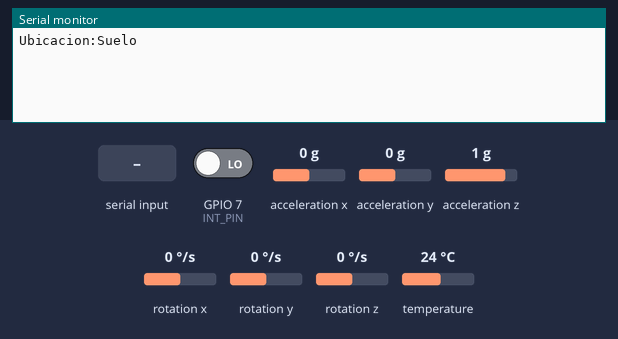
The program below on a simulated ESP32-C6. Parts: the last lines printed to the serial monitor. Wiring (inferred from the names in the program): MPU-6050 motion sensor at I2C address 0x69. The inputs (shaded band) are chosen by the test bench; at power-on: GPIO 7 (INT_PIN) LOW, acceleration x 0 g, acceleration y 0 g, acceleration z 1 g, rotation x 0 °/s, rotation y 0 °/s, rotation z 0 °/s, temperature 24 °C.

Above: at 1.4 s.
1.5 s: GPIO 7 (INT_PIN) driven HIGH
At 2.6 s:
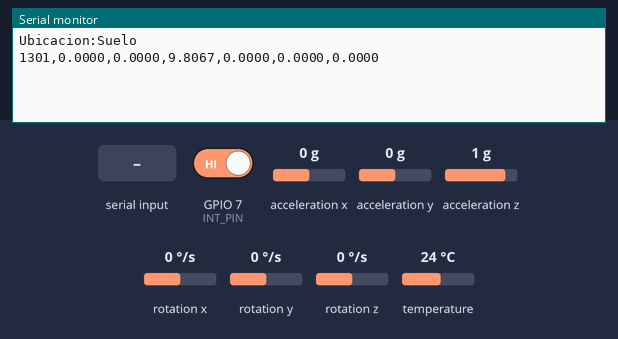
3.0 s: "SYNC\n" received over Serial
At 3.7 s:
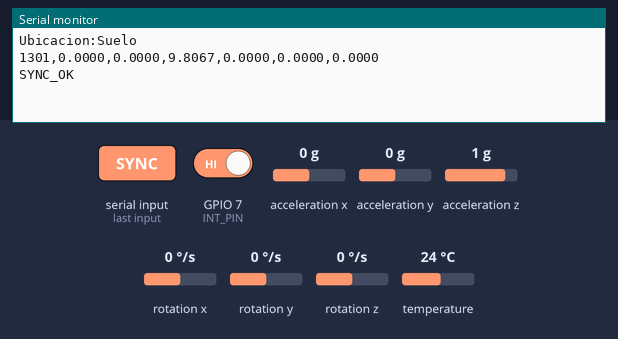

Measured:
- after the input at 1.5 s, the serial monitor: prints a new line at once (image 1)
- after the input at 3.0 s, the serial monitor: prints a new line at once (image 2)

The program:

main.cpp
```cpp
#include <Arduino.h>
#include <Wire.h>

#include <Adafruit_MPU6050.h>
#include <Adafruit_Sensor.h>

// ========= CONFIG FIRMWARE =========
#ifndef UBICACION
#define UBICACION "Suelo"
#endif

// Hz objetivo — debe coincidir con el ODR real del sensor.
// Con DLPF activo, la base interna del MPU6050 es 1 kHz.
// SMPLRT_DIV = round(1000/HZ) - 1 → para 83 Hz: SMPLRT_DIV = 11
// (83.3 Hz es el más cercano a 80 que permite el divisor entero)
#ifndef SAMPLE_HZ
#define SAMPLE_HZ 83
#endif

#define SDA_PIN 21
#define SCL_PIN 22
#define INT_PIN 7     // Pin INT del MPU6050
#define MPU_ADDR 0x69 // 0x68 si AD0 a GND

#ifndef I2C_CLOCK_HZ
#define I2C_CLOCK_HZ 400000
#endif

#ifndef SERIAL_BAUD
#define SERIAL_BAUD 460800
#endif
// ===================================

Adafruit_MPU6050 mpu;

// Flag SYNC: activado por handle_serial_commands(), consumido en loop()
static volatile bool pending_sync = false;

// Flag data-ready: activado por la ISR, consumido en loop()
static volatile bool data_ready = false;

// ISR: se ejecuta en IRAM para evitar fallos de caché de flash en ESP32
void IRAM_ATTR isr_data_ready() { data_ready = true; }

static inline void send_ubicacion() {
  Serial.print(F("Ubicacion:"));
  Serial.println(UBICACION);
}

static void handle_serial_commands() {
  static char buf[64];
  static size_t n = 0;

  while (Serial.available() > 0) {
    char c = (char)Serial.read();
    if (c == '\r')
      continue;

    if (c == '\n') {
      buf[n] = 0;
      if (strcmp(buf, "WHO") == 0) {
        send_ubicacion();
      } else if (strcmp(buf, "SYNC") == 0) {
        Serial.println(F("SYNC_OK"));
        pending_sync = true;
      }
      n = 0;
    } else {
      if (n < sizeof(buf) - 1)
        buf[n++] = c;
    }
  }
}

// Escribe directamente en un registro del MPU6050 via I2C
static void mpu_write_reg(uint8_t reg, uint8_t val) {
  Wire.beginTransmission(MPU_ADDR);
  Wire.write(reg);
  Wire.write(val);
  Wire.endTransmission();
}

void setup() {
  Serial.begin(SERIAL_BAUD);
  delay(200);

  Wire.begin(SDA_PIN, SCL_PIN);
  Wire.setClock(I2C_CLOCK_HZ);

  while (!mpu.begin(MPU_ADDR, &Wire)) {
    delay(200);
  }

  // ISO 2631: ±4g — resolución 0.0012 m/s²/bit, cubre picos de transporte
  // urbano
  mpu.setAccelerometerRange(MPU6050_RANGE_4_G);
  mpu.setGyroRange(MPU6050_RANGE_250_DEG);

  // DLPF a 44 Hz: por debajo de Nyquist (83/2 = 41.5 Hz) → anti-aliasing
  // correcto
  mpu.setFilterBandwidth(MPU6050_BAND_44_HZ);

  // ---- Configuración del ODR interno del MPU6050 ----
  // Con DLPF activo, la tasa base del giroscopio es 1 kHz.
  // SMPLRT_DIV = (1000 / SAMPLE_HZ) - 1 = (1000/83) - 1 ≈ 11
  // → ODR real = 1000 / (1 + 11) = 83.33 Hz
  // Registro 0x19 = SMPLRT_DIV
  mpu_write_reg(0x19, (uint8_t)(1000 / SAMPLE_HZ - 1));

  // ---- Configuración del pin INT ----
  // Registro 0x37 = INT_PIN_CFG:
  //   bit 7 = INT_LEVEL   → 0 = activo alto (RISING edge en GPIO 13)
  //   bit 5 = LATCH_INT   → 0 = pulso de 50 µs (no hace falta leer INT_STATUS)
  //   bit 4 = INT_RD_CLR  → 1 = la interrupción se borra al leer cualquier
  //   registro
  mpu_write_reg(0x37, 0b00010000);

  // Registro 0x38 = INT_ENABLE:
  //   bit 0 = DATA_RDY_EN → 1 = activa la interrupción de dato listo
  mpu_write_reg(0x38, 0x01);

  // Conectar ISR al GPIO 13 (flanco de subida, activo alto)
  pinMode(INT_PIN, INPUT);
  attachInterrupt(digitalPinToInterrupt(INT_PIN), isr_data_ready, RISING);

  // Tiempo base desde arranque
  send_ubicacion();
}

void loop() {
  static uint32_t t0_us = micros();

  handle_serial_commands();

  // Reset del tiempo base ante un SYNC del host
  if (pending_sync) {
    t0_us = micros();
    data_ready = false; // descartamos la muestra en vuelo
    pending_sync = false;
  }

  // Esperar a que el MPU6050 avise de dato listo (via INT)
  // No bloqueante: si no hay dato, salimos y volvemos a entrar
  if (!data_ready)
    return;
  data_ready = false;

  // --- Lectura del sensor ---
  sensors_event_t a, g, temp;
  mpu.getEvent(&a, &g, &temp); // Leer datos y limpia el flag DATA_RDY interno

  const float RAD2DEG = 57.2957795f;

  float ax_ms2 = a.acceleration.x;
  float ay_ms2 = a.acceleration.y;
  float az_ms2 = a.acceleration.z;

  float gx_dps = g.gyro.x * RAD2DEG;
  float gy_dps = g.gyro.y * RAD2DEG;
  float gz_dps = g.gyro.z * RAD2DEG;

  // Tiempo relativo en ms desde arranque (o último SYNC)
  uint32_t t_ms = (micros() - t0_us) / 1000UL;

  // Una sola llamada a Serial para minimizar jitter
  char line[128];
  snprintf(line, sizeof(line), "%lu,%.4f,%.4f,%.4f,%.4f,%.4f,%.4f\n",
           (unsigned long)t_ms, ax_ms2, ay_ms2, az_ms2, gx_dps, gy_dps, gz_dps);
  Serial.print(line);
}
```
